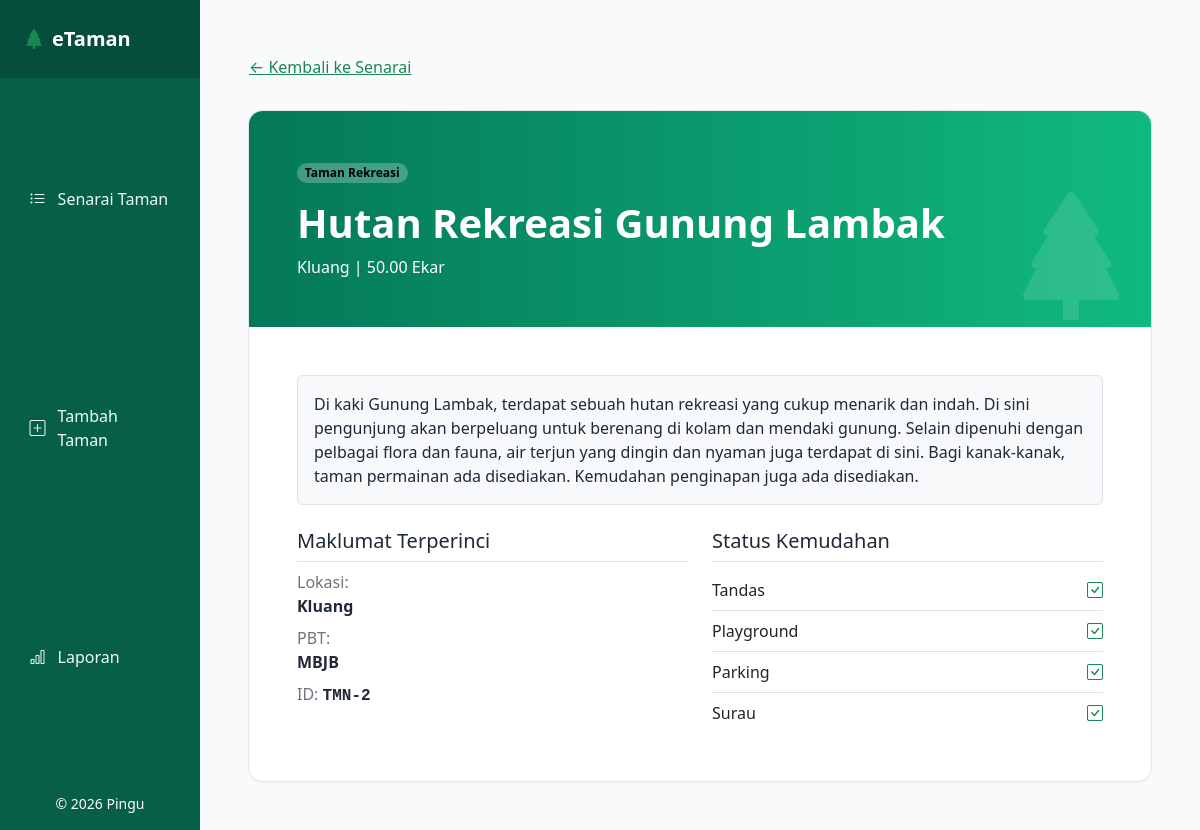
Page /?tab=profil&taman=2 on the committed database.
### taman/models.py (models this page shows, shortened)
class Taman(models.Model):
	nama = models.CharField(max_length=150)
	lokasi = models.CharField(max_length=255)
	daerah = models.CharField(max_length=80)
	keluasan = models.DecimalField(max_digits=10, decimal_places=2, null=True, blank=True)
	jenis = models.CharField(max_length=80)
	pbt = models.CharField(max_length=120, blank=True)
	tandas = models.BooleanField(default=False)
	playground = models.BooleanField(default=False)
	parking = models.BooleanField(default=False)
	surau = models.BooleanField(default=False)
	deskripsi = models.TextField(blank=True)
	image_url = models.URLField(blank=True)
	main_cover_image = models.ForeignKey('TamanImage', null=True, blank=True, on_delete=models.SET_NULL, related_name='cover_for')
	created_at = models.DateTimeField(auto_now_add=True)
	updated_at = models.DateTimeField(auto_now=True)
	class Meta:
		ordering = ['nama']

### taman/views.py (the view)
# urls.py: path('', views.dashboard, name='dashboard'),
def dashboard(request):
	seed_data_if_empty()
	valid_tabs = {'senarai', 'borang', 'laporan', 'profil'}
	active_tab = request.GET.get('tab', 'senarai').strip().lower()
	if active_tab not in valid_tabs:
		active_tab = 'senarai'
	edit_id = request.GET.get('edit', '').strip()
	editing_taman = None
	if active_tab == 'borang' and edit_id.isdigit():
		editing_taman = Taman.objects.filter(id=int(edit_id)).first()
	query = Taman.objects.all()
	search = request.GET.get('search', '').strip()
	daerah = request.GET.get('daerah', '').strip()
	jenis = request.GET.get('jenis', '').strip()
	if search:
		query = query.filter(Q(nama__icontains=search) | Q(lokasi__icontains=search))
	if daerah:
		query = query.filter(daerah=daerah)
	if jenis:
		query = query.filter(jenis=jenis)
	for field in ('tandas', 'playground', 'parking', 'surau'):
		if request.GET.get(field) == '1':
			query = query.filter(**{field: True})
	if request.method == 'POST':
		post_edit_id = request.POST.get('editing_id', '').strip()
		post_instance = None
		if post_edit_id.isdigit():
			post_instance = Taman.objects.filter(id=int(post_edit_id)).first()
		form = TamanForm(request.POST, instance=post_instance)
		if form.is_valid():
			form.save()
			return redirect('/?tab=senarai')
	else:
		form = TamanForm(instance=editing_taman)
	taman_list = query.order_by('nama')
	selected_taman = None
	selected_taman_id = request.GET.get('taman', '').strip()
	if active_tab == 'profil' and selected_taman_id.isdigit():
		selected_taman = Taman.objects.filter(id=int(selected_taman_id)).first()
	by_daerah = Taman.objects.values('daerah').annotate(total=Count('id')).order_by('-total')
	by_jenis = Taman.objects.values('jenis').annotate(total=Count('id')).order_by('-total')
	jumlah_keluasan = Taman.objects.aggregate(total=Sum('keluasan'))['total'] or 0
	context = {
		'taman_list': taman_list,
		'form': form,
		'senarai_daerah': SENARAI_DAERAH,
		'jenis_taman': JENIS_TAMAN,
		'search': search,
		'selected_daerah': daerah,
		'selected_jenis': jenis,
		'jumlah_taman': Taman.objects.count(),
		'jumlah_keluasan': jumlah_keluasan,
		'taburan_daerah': by_daerah,
		'taburan_jenis': by_jenis,
		'filter_tandas': request.GET.get('tandas') == '1',
		'filter_playground': request.GET.get('playground') == '1',
		'filter_parking': request.GET.get('parking') == '1',
		'filter_surau': request.GET.get('surau') == '1',
		'active_tab': active_tab,
		'selected_taman': selected_taman,
		'editing_taman': editing_taman,
	}
	return render(request, 'taman/dashboard.html', context)

### taman/views.py (called while the page is built, shortened)
def seed_data_if_empty():
	if Taman.objects.exists():
		return

### templates/taman/dashboard.html (shortened to what this page needs)
{% extends 'base.html' %}
{% block body %}
<div class="container-fluid app-shell">
  <div class="row">
    <aside class="col-12 col-md-3 col-lg-2 p-0 sidebar text-white d-flex flex-column">
      <div class="brand p-4 fw-bold fs-5 d-flex align-items-center gap-2">
        <i class="bi bi-tree-fill text-success"></i>
        <span>eTaman</span>
      </div>
      <nav class="p-3 d-grid gap-2 flex-grow-1">
        <a class="sidebar-link {% if active_tab == 'senarai' %}active{% endif %}" href="/?tab=senarai"><i class="bi bi-list-ul"></i><span>Senarai Taman</span></a>
        <a class="sidebar-link {% if active_tab == 'borang' %}active{% endif %}" href="/?tab=borang"><i class="bi bi-plus-square"></i><span>Tambah Taman</span></a>
        <a class="sidebar-link {% if active_tab == 'laporan' %}active{% endif %}" href="/?tab=laporan"><i class="bi bi-bar-chart"></i><span>Laporan</span></a>
      </nav>
      <div class="p-3 text-center small text-success-subtle">&copy; 2026 Pingu</div>
    </aside>
    <main class="col-12 col-md-9 col-lg-10 p-4 p-md-5">
      {% if active_tab == 'profil' %}
      {% if selected_taman %}
      <div class="mb-4">
        <a href="/?tab=senarai" class="btn btn-link ps-0 text-success">&larr; Kembali ke Senarai</a>
      </div>
      <div class="card-soft bg-white overflow-hidden" style="max-width: 980px;">
        <div class="p-4 p-md-5 text-white hero-head position-relative overflow-hidden">
          <i class="bi bi-tree-fill position-absolute" style="right: 1rem; bottom: -1.5rem; font-size: 8rem; opacity: .12;"></i>
          <span class="badge rounded-pill text-bg-light bg-opacity-25 mb-3">{{ selected_taman.jenis }}</span>
          <h1 class="m-0 fw-bold">{{ selected_taman.nama }}</h1>
          <p class="mb-0 mt-2">{{ selected_taman.daerah }} | {{ selected_taman.keluasan|default:'N/A' }} Ekar</p>
        </div>
        <div class="p-4 p-md-5">
          {% if selected_taman.deskripsi %}
          <div class="p-3 rounded border bg-light mb-4">{{ selected_taman.deskripsi }}</div>
          {% endif %}
          <div class="row g-4">
            <div class="col-12 col-md-6">
              <h5 class="pb-2 border-bottom">Maklumat Terperinci</h5>
              <p class="mb-2"><span class="text-secondary">Lokasi:</span><br><strong>{{ selected_taman.lokasi }}</strong></p>
              <p class="mb-2"><span class="text-secondary">PBT:</span><br><strong>{{ selected_taman.pbt|default:'Tidak dinyatakan' }}</strong></p>
              <p class="mb-0"><span class="text-secondary">ID:</span> <strong class="font-monospace">TMN-{{ selected_taman.id }}</strong></p>
            </div>
            <div class="col-12 col-md-6">
              <h5 class="pb-2 border-bottom">Status Kemudahan</h5>
              <ul class="list-group list-group-flush">
                <li class="list-group-item d-flex justify-content-between bg-transparent px-0">Tandas{% if selected_taman.tandas %}<span class="text-success"><i class="bi bi-check-square"></i></span>{% else %}<span class="text-danger"><i class="bi bi-x-square"></i></span>{% endif %}</li>
                <li class="list-group-item d-flex justify-content-between bg-transparent px-0">Playground{% if selected_taman.playground %}<span class="text-success"><i class="bi bi-check-square"></i></span>{% else %}<span class="text-danger"><i class="bi bi-x-square"></i></span>{% endif %}</li>
                <li class="list-group-item d-flex justify-content-between bg-transparent px-0">Parking{% if selected_taman.parking %}<span class="text-success"><i class="bi bi-check-square"></i></span>{% else %}<span class="text-danger"><i class="bi bi-x-square"></i></span>{% endif %}</li>
                <li class="list-group-item d-flex justify-content-between bg-transparent px-0">Surau{% if selected_taman.surau %}<span class="text-success"><i class="bi bi-check-square"></i></span>{% else %}<span class="text-danger"><i class="bi bi-x-square"></i></span>{% endif %}</li>
              </ul>
            </div>
          </div>
        </div>
      </div>
      {% else %}
      <div class="card-soft bg-white p-4">
        <p class="m-0">Profil taman tidak dijumpai. <a href="/?tab=senarai">Kembali ke senarai</a>.</p>
      </div>
      {% endif %}
      {% endif %}
    </main>
  </div>
</div>
{% endblock %}

### templates/base.html (style rules this page uses)
:root { --emerald-900: #064e3b; --emerald-800: #065f46; --emerald-700: #047857; --emerald-500: #10b981; --gray-bg: #f9fafb; --gray-border: #e5e7eb; }
body { background: var(--gray-bg); color: #1f2937; }
.app-shell { min-height: 100vh; }
.sidebar { min-height: 100vh; background: var(--emerald-800); }
.sidebar .brand { background: var(--emerald-900); }
.sidebar-link { display: flex; align-items: center; gap: 0.75rem; width: 100%; border-radius: 0.65rem; border: 0; padding: 0.72rem 0.85rem; text-align: left; color: #ecfdf5; text-decoration: none; background: transparent; transition: background-color 0.2s; }
.card-soft { border: 1px solid var(--gray-border); border-radius: 0.9rem; box-shadow: 0 1px 2px rgba(15, 23, 42, 0.04); }
.hero-head { background: linear-gradient(90deg, #047857 0%, #10b981 100%); }

### rows in the picture
Taman: jenis "Taman Rekreasi", nama "Hutan Rekreasi Gunung Lambak", daerah "Kluang", keluasan "50.00", deskripsi "Di kaki Gunung Lambak, terdapat sebuah hutan rekreasi yang cukup menarik dan indah. Di sini pengunjung akan berpeluang untuk berenang di kolam dan mendaki gunung. Selain dipenuhi dengan pelbagai flora dan fauna, air terjun yang dingin dan nyaman juga terdapat di sini. Bagi kanak-kanak, taman permainan ada disediakan. Kemudahan penginapan juga ada disediakan.", lokasi "Kluang", pbt "MBJB", id "2"
